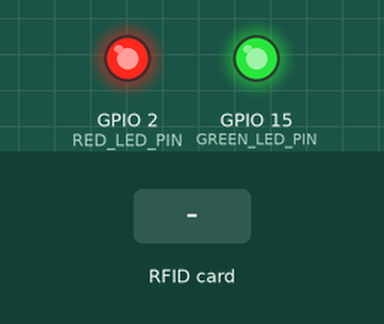
Bench run of a sketch on a simulated ESP32. Parts: output pins drawn as LEDs (lit = HIGH). The test bench sets the inputs (shaded band). The local clock reads 2024-03-15 10:24:30 at power-on unless the sketch sets it; EEPROM starts erased; what the sketch prints to the serial monitor is not drawn.

Above: at 1.2 s.
1.3 s: RFID card 5E 7A 19 C4 held to the reader
At 1.9 s:
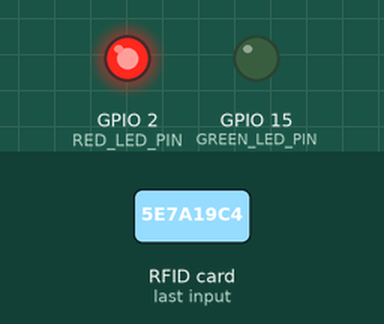
3.8 s: RFID card 5E 7A 19 C4 held to the reader
At 4.3 s:
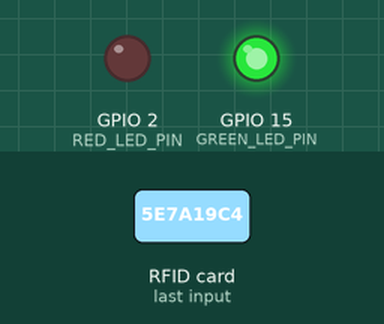
Timing chart, 0 to 6.8 s (numbered marks = the images above; inputs shaded):
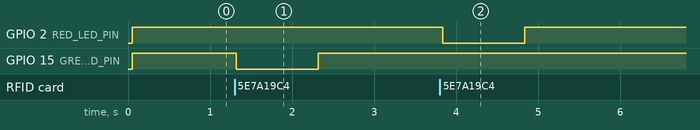

The sketch:

RFID_PATIENT_NODE_WITH_RTC.ino
```cpp
#include <SPI.h>
#include <MFRC522.h>
#include <Preferences.h>
#include <RTClib.h>
#include <map>

#define RST_PIN  5
#define SS_PIN   4

#define GREEN_LED_PIN 15
#define RED_LED_PIN   2

MFRC522 mfrc522(SS_PIN, RST_PIN);
Preferences prefs;
RTC_DS3231 rtc;

std::map<String, int> uidToPatientMap;
std::map<String, String> uidToTimestampMap;

int patientCounter = 1;

void setup() {
  Serial.begin(115200);
  SPI.begin();
  mfrc522.PCD_Init();
  Wire.begin(); // SDA = default GPIO21, SCL = default GPIO22
  if (!rtc.begin()) {
    Serial.println("Couldn't find RTC!");
    while (1);
  }
  if (rtc.lostPower()) {
    Serial.println("RTC lost power, setting time to compile time...");
    rtc.adjust(DateTime(F(__DATE__), F(__TIME__)));
  }

  Serial.println("RFID Arrival Point Initialized. Waiting for card...");

  pinMode(GREEN_LED_PIN, OUTPUT);
  pinMode(RED_LED_PIN, OUTPUT);
  digitalWrite(GREEN_LED_PIN, HIGH);
  digitalWrite(RED_LED_PIN, HIGH);

  // Load saved UIDs
  prefs.begin("rfid-patients", false);
  patientCounter = prefs.getInt("counter", 1);
  int savedCount = prefs.getInt("count", 0);
  for (int i = 0; i < savedCount; i++) {
    String key = "UID_" + String(i);
    String uid = prefs.getString((key + "_uid").c_str(), "");
    int number = prefs.getInt((key + "_num").c_str(), 0);
    String timestamp = prefs.getString((key + "_time").c_str(), "");

    if (uid != "") {
      uidToPatientMap[uid] = number;
      uidToTimestampMap[uid] = timestamp;
    }
  }

  printQueue();
}

void loop() {
  if (!mfrc522.PICC_IsNewCardPresent() || !mfrc522.PICC_ReadCardSerial()) {
    return;
  }

  String uid = getUIDString(mfrc522.uid.uidByte, mfrc522.uid.size);
  Serial.print("Card UID detected: ");
  Serial.println(uid);

  if (uidToPatientMap.count(uid) > 0) {
    int assignedNumber = uidToPatientMap[uid];
    String timestamp = uidToTimestampMap[uid];

    Serial.print("This UID is already registered. Assigned Number: ");
    Serial.print(assignedNumber);
    Serial.print(" | Timestamp: ");
    Serial.println(timestamp);

    blinkLED(RED_LED_PIN);
  } else {
    int pid = patientCounter++;
    DateTime now = rtc.now();
    String timeStr = formatDateTime(now);

    uidToPatientMap[uid] = pid;
    uidToTimestampMap[uid] = timeStr;

    Serial.print("Patient Registered. Assigned Number: ");
    Serial.print(pid);
    Serial.print(" | Time: ");
    Serial.println(timeStr);

    int count = prefs.getInt("count", 0);
    String key = "UID_" + String(count);
    prefs.putString((key + "_uid").c_str(), uid);
    prefs.putInt((key + "_num").c_str(), pid);
    prefs.putString((key + "_time").c_str(), timeStr);
    prefs.putInt("count", count + 1);
    prefs.putInt("counter", patientCounter);

    blinkLED(GREEN_LED_PIN);
    printQueue();
  }

  mfrc522.PICC_HaltA();
  mfrc522.PCD_StopCrypto1();
  delay(1500);
}

String getUIDString(byte *buffer, byte bufferSize) {
  String uidString = "";
  for (byte i = 0; i < bufferSize; i++) {
    if (buffer[i] < 0x10) uidString += "0";
    uidString += String(buffer[i], HEX);
  }
  uidString.toUpperCase();
  return uidString;
}

String formatDateTime(const DateTime &dt) {
  char buffer[20];
  sprintf(buffer, "%04d-%02d-%02d %02d:%02d:%02d", dt.year(), dt.month(), dt.day(), dt.hour(), dt.minute(), dt.second());
  return String(buffer);
}

void printQueue() {
  Serial.println("\n📋 Current Patient Queue:");
  for (const auto &entry : uidToPatientMap) {
    String uid = entry.first;
    int number = entry.second;
    String time = uidToTimestampMap[uid];
    Serial.print("Patient No: ");
    Serial.print(number);
    Serial.print(" | UID: ");
    Serial.print(uid);
    Serial.print(" | Time: ");
    Serial.println(time);
  }
  Serial.println("-------------------------\n");
}

void blinkLED(int pin) {
  digitalWrite(pin, LOW);
  delay(1000);
  digitalWrite(pin, HIGH);
}
```

Measured:
- after the input at 1.3 s, GPIO 15 (GREEN_LED_PIN): HIGH → LOW at once, → HIGH 1.0 s later
- after the input at 3.8 s, GPIO 2 (RED_LED_PIN): HIGH → LOW at once, → HIGH 1.0 s later
